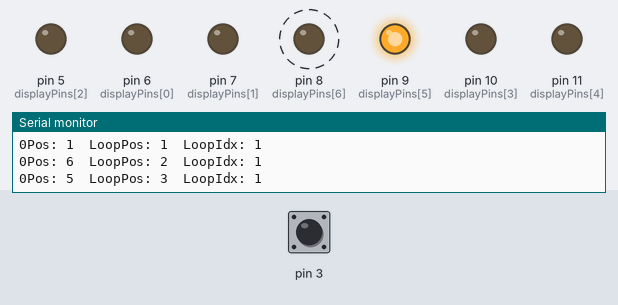
Simulated run of this sketch. Board: Arduino Uno, built with avr-gcc and run on an emulated ATmega328P. On the bench: output pins drawn as LEDs (lit = HIGH), the last lines printed to the serial monitor. Dashed ring = blinking. Inputs (shaded band) come from the test bench; at power-on: pin 3 LOW.

Above: at 1.3 s.
1.4 s: pin 3 pulsed HIGH 5 times (0.12 s each, 0.3 s apart)
At 2.9 s:
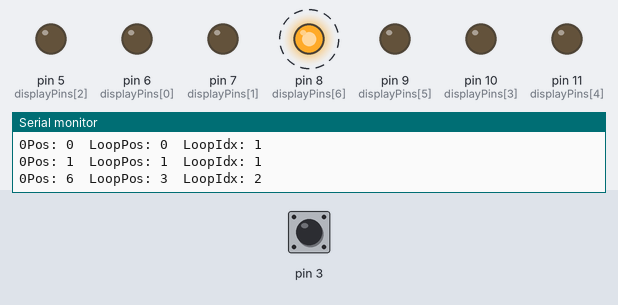
At 3.4 s:
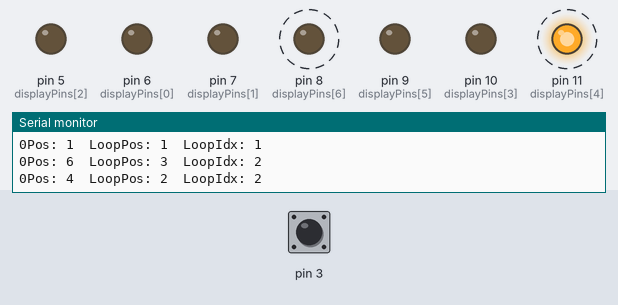
Timing chart, 0 to 11.5 s (numbered marks = the images above; inputs shaded):
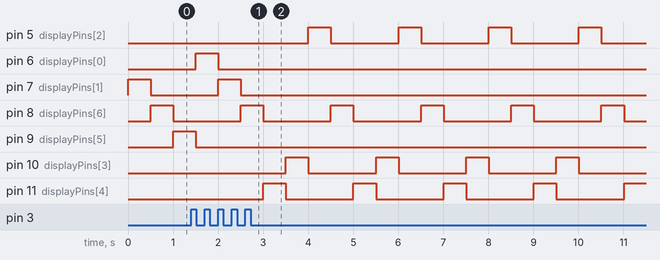

The sketch:

snake_7seg.ino
```cpp
#include <Arduino.h>

// PushButton class
class PushButton
{
    int pin;
    bool state;

public:
    PushButton(int p) : pin(p), state(HIGH)
    {
        pinMode(pin, INPUT);
    }

    bool justPressed()
    {
        bool newState = digitalRead(pin);
        if (newState == LOW && state == HIGH)
        {
            state = newState;
            return true;
        }
        state = newState;
        return false;
    }
};

// Buttons
PushButton buttonLeft(3);
PushButton buttonRight(2);

// 7-segment display pins: a-g
int displayPins[] = {6, 7, 5, 10, 11, 9, 8};

int loop1[] = {0, 1, 2, 3, 4, 5};
int loop2[] = {0, 1, 6, 5};
int loop3[] = {2, 3, 4, 6};

int *loops[] = {loop1, loop2, loop3}; // array of pointers
int loop_lengths[] = {6, 4, 4};       // lengths of each array

int pos = 0; // current segment

int loopPos = 0;
int loopIdx = 1;
int dir = 1; // 1 - CW, -1 - CCW

void setup()
{
    for (int i = 0; i < 7; i++)
        pinMode(displayPins[i], OUTPUT);

    pos = loops[loopIdx][loopPos];
    digitalWrite(displayPins[pos], HIGH);
    Serial.begin(9600);
}

void switchLoops()
{
    // Outer loop -> inner loops via intersections
    if (loopIdx == 0)
    {
        if ((dir == 1) && (loopPos == 1))
        {
            loopIdx = 1;
            loopPos = 1;
        }
        else if ((dir == -1) && (loopPos == 4))
        {
            loopIdx = 2;
            loopPos = 2;
        }
    }
    else if (loopIdx == 1)
    {
        if ((dir == 1) && (loopPos == 2))
        {
            loopIdx = 2;
            dir *= -1;
            loopPos = 3;
        }
    }
    else if (loopIdx == 2)
    {
        if ((dir == -1) && (loopPos == 1))
        {
            loopIdx = 1;
            dir *= -1;
            loopPos = 2;
        }
    }
}

void loop()
{
    // Move along current loop
    digitalWrite(displayPins[pos], LOW);
    loopPos = (loopPos + dir + loop_lengths[loopIdx]) % loop_lengths[loopIdx];
    pos = loops[loopIdx][loopPos];
    digitalWrite(displayPins[pos], HIGH);

    // Player can switch loops at intersections
    if (buttonLeft.justPressed())
        switchLoops();

    Serial.print(buttonLeft.justPressed());
    Serial.print("Pos: ");
    Serial.print(pos);
    Serial.print("  LoopPos: ");
    Serial.print(loopPos);
    Serial.print("  LoopIdx: ");
    Serial.println(loopIdx);

    delay(500); // snake speed
}
```

Measured:
- after the input at 1.4 s, pin 5 (displayPins[2]): alternates HIGH for 0.50 s and LOW for 1.5 s, starting after 2.6 s; pin 6 (displayPins[0]): goes on until 2.0 s, then stays LOW
- by itself, pin 8 (displayPins[6]): alternates HIGH for 0.50 s and LOW for 1.5 s
